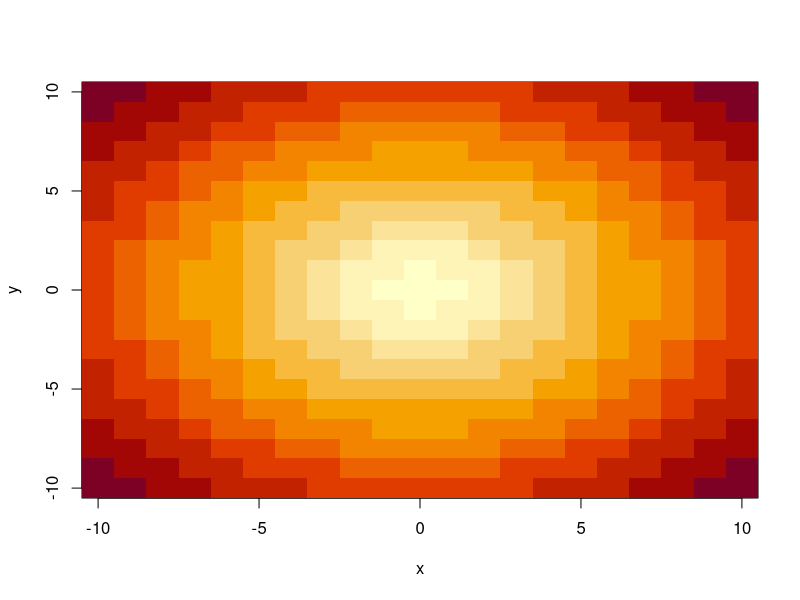
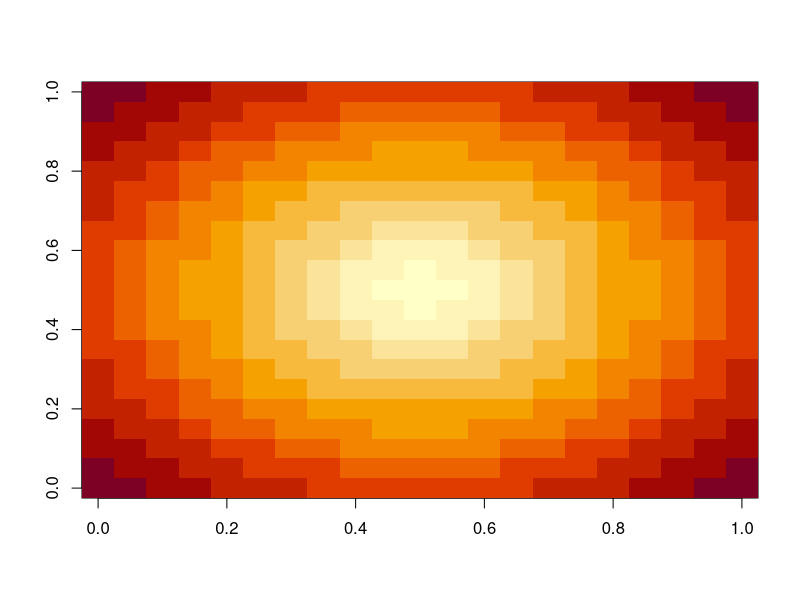
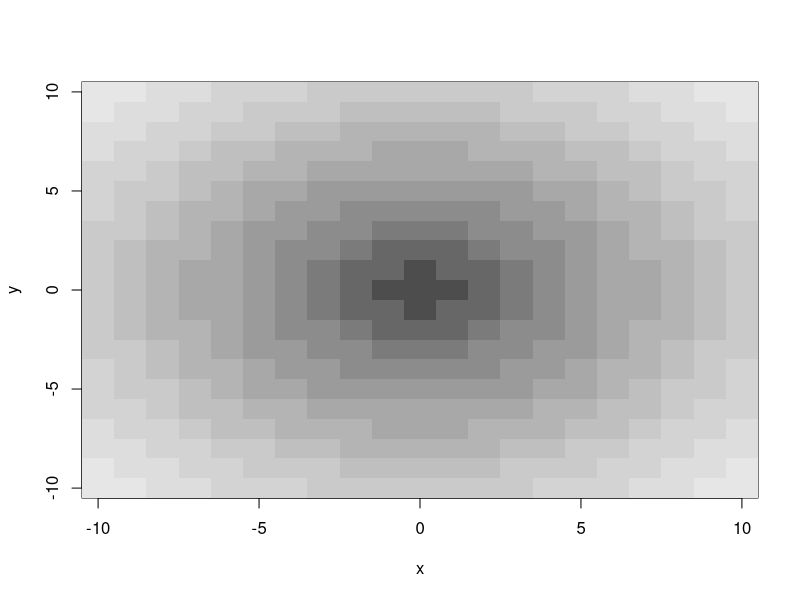
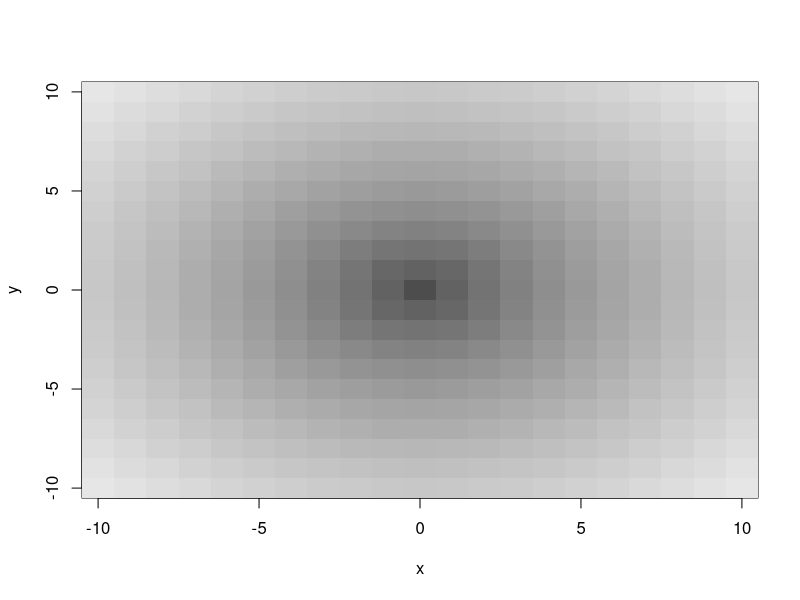
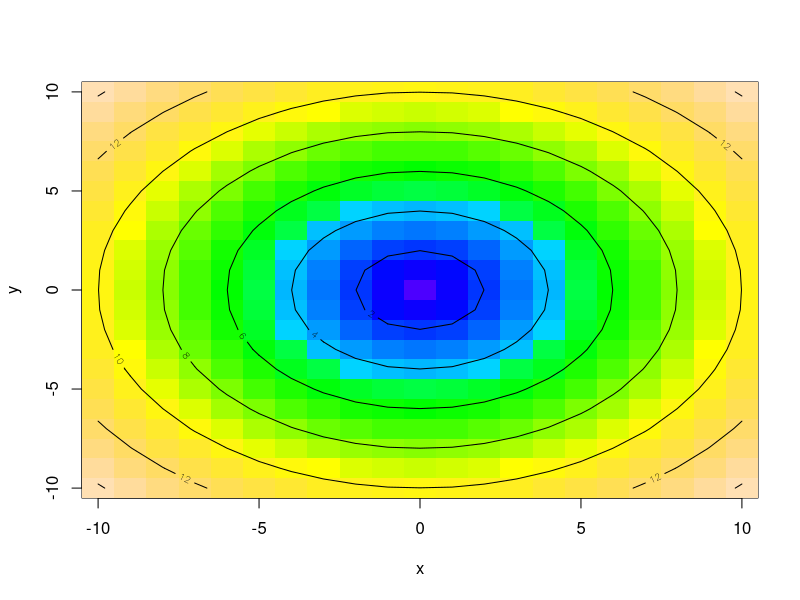

These charts were generated, in order, by the following R code:
### Activity 3: Basic Colour Images in R

# 1️⃣ Basic image plot
x <- -10:10
y <- -10:10
z <- sqrt(outer(x ^ 2, y ^ 2, "+"))
image(x, y, z)

# Alternatively (with 0–1 axes)
image(z)


### 2️⃣ Colour customization
x <- -10:10
y <- -10:10
z <- sqrt(outer(x ^ 2, y ^ 2, "+"))

# Use grayscale color palette
image(x, y, z, col = gray.colors(12))


### 🧠 Question 3) Adjust number of color values to make the image smoother
# Increasing the number of colors will make the image smoother
image(x, y, z, col = gray.colors(100))


### 3️⃣ Overlaying a contour
# Combine both image and contour
x <- -10:10
y <- -10:10
z <- sqrt(outer(x ^ 2, y ^ 2, "+"))

# Draw image first
image(x, y, z, col = topo.colors(100))

# Overlay contour lines
contour(x, y, z, add = TRUE)
